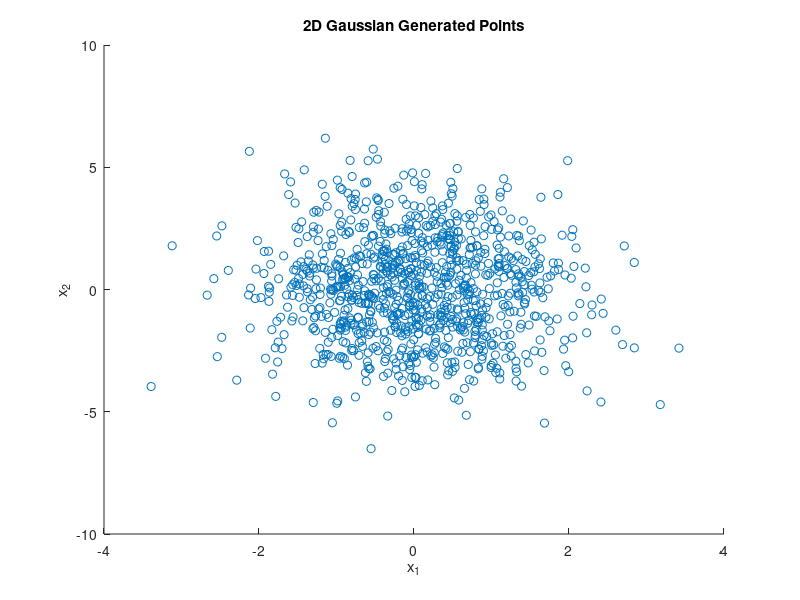
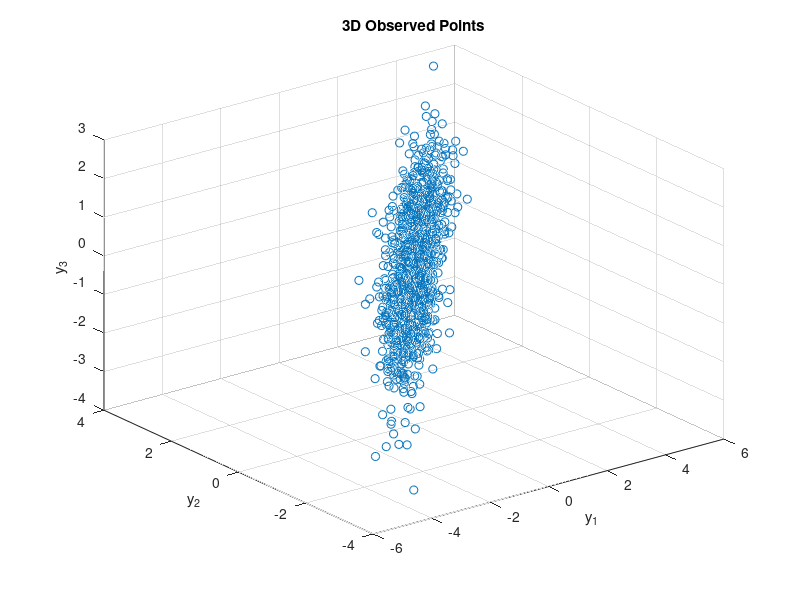
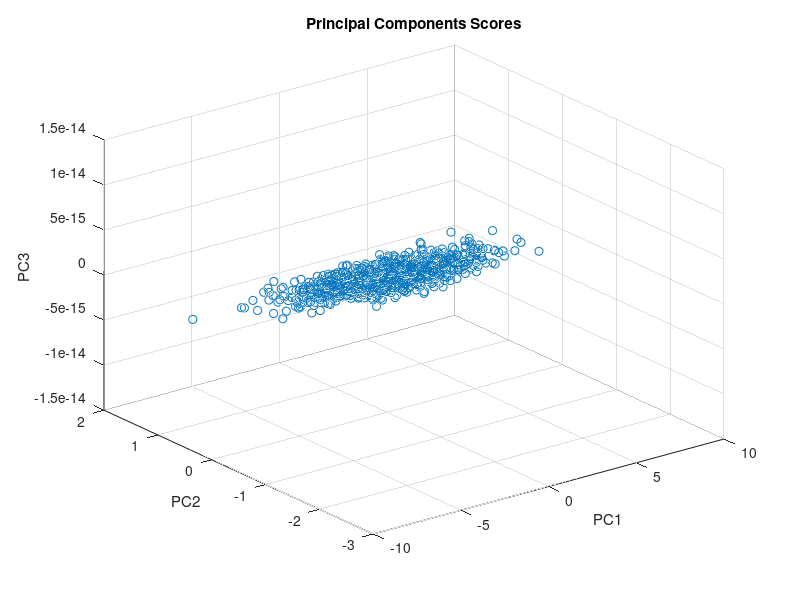
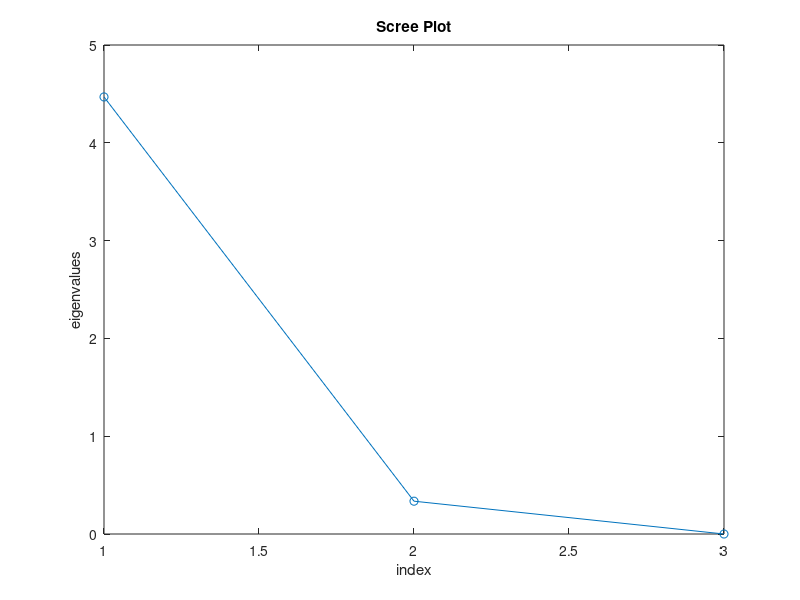

Write the MATLAB code that produced these figures, in order.
clc;
clearvars;
close all;

n = 1000;
var_1 = 1;
mu_1 = 0;
var_2 = 4;
mu_2 = 0;
Sigma = [var_1 0; 0 var_2];
mu = [mu_1 mu_2];

R = mvnrnd(mu, Sigma, n);

W = [0.2 0.8; 0.4 0.5; 0.7 0.3];

X = R * transpose(W); % converting our data from R^2 to R^3

figure('Name', 'Generated Points');
scatter(R(:, 1), R(:, 2));
xlabel('x_1');
ylabel('x_2');
title('2D Gaussian Generated Points');


figure('Name', '3D Points');
scatter3(X(:, 1), X(:, 2), X(:,3));
xlabel('y_1');
ylabel('y_2');
zlabel('y_3');
title('3D Observed Points');

mean_values = mean(X, 1)';
X_center = zeros(n, size(X, 2));

for i=1:size(X, 2)
    X_center(:, i) = X(:, i) - mean_values(i); % centering each column
end

S = (1/(n-1)) * transpose(X_center) * X_center; % creating the covariance matrix
 
[V, D] = eig(S); % getting the eigenvectors and eigenvalues of S 

eigenvalues = diag(D);
[eigenvalues, I] = sort(eigenvalues, "descend");
V = V(:, I);

% eigenvectors = V(:, size(X, 2):-1:1);

Y = X_center*V; % Getting the PC scores
figure("Name", "PC scores(3D)")
scatter3(Y(:, 1), Y(:, 2), Y(:, 3));
xlabel("PC1");
ylabel("PC2");
zlabel("PC3");
title("Principal Components Scores");

% Scree plot
figure("Name", 'Scree Plot');
plot(1:size(eigenvalues), eigenvalues, 'o-');
xlabel('index');
ylabel('eigenvalues');
title('Scree Plot');

Y = X_center * V(:, 1:2);

figure("Name", "PC scores(2D)")
scatter(Y(:, 1), Y(:, 2));
xlabel("PC1");
ylabel("PC2");
title("Principal Components Scores");